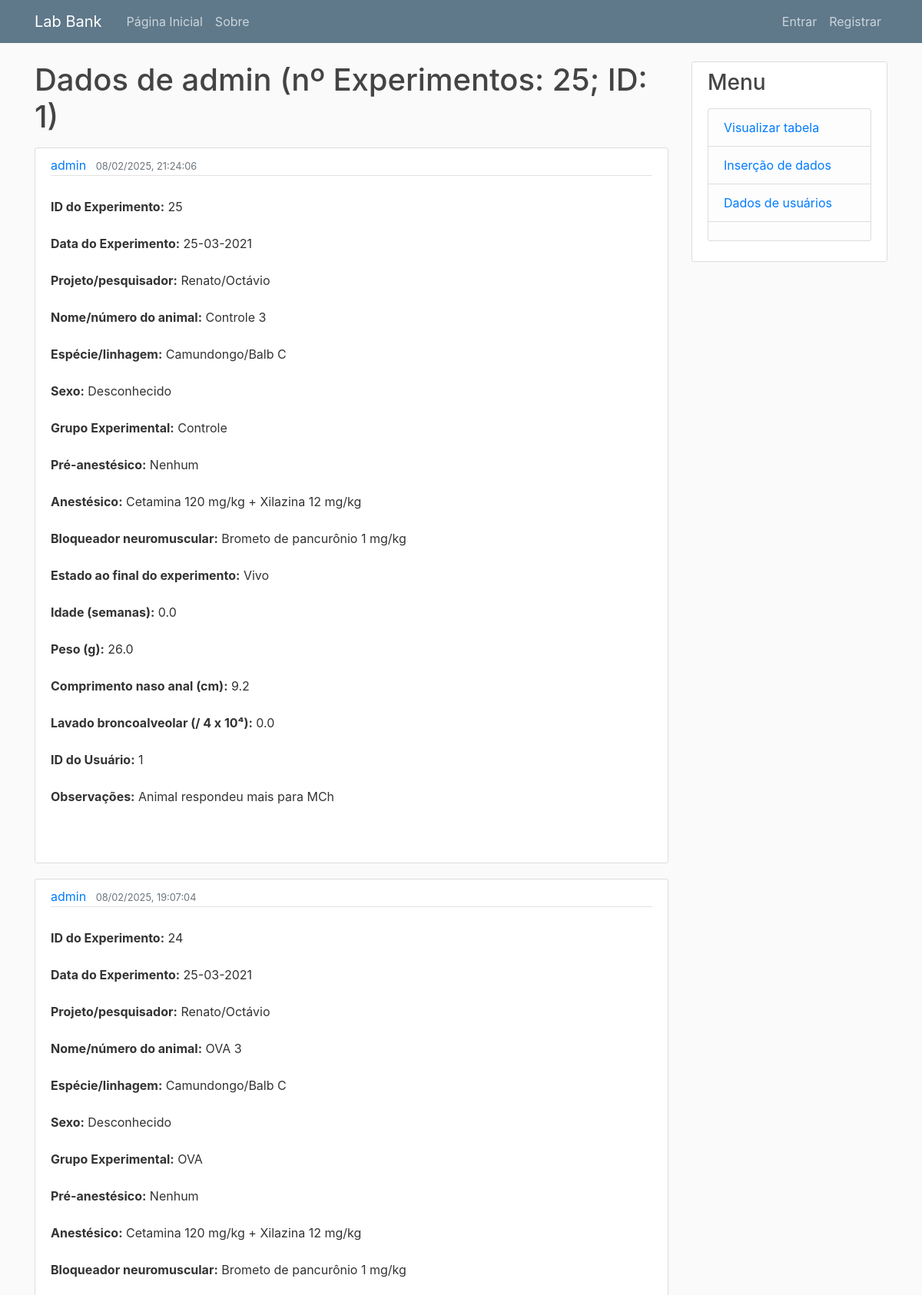
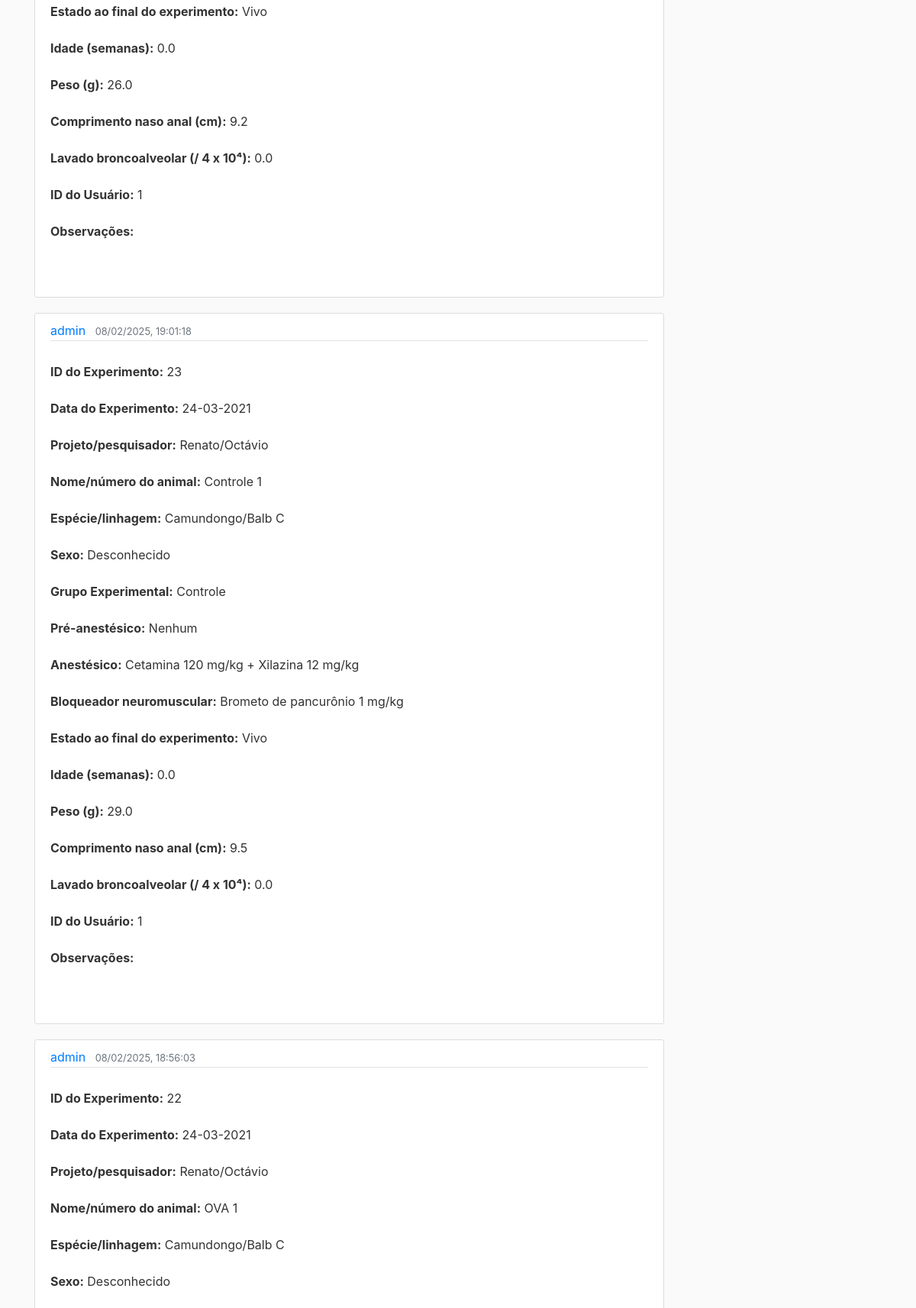
The page /table/admin (upper part) on the database its author committed (2 pictures, top to bottom).
### lab_bank/models.py (models this page shows, shortened)
class User(db.Model, UserMixin):
    id = db.Column(db.Integer, primary_key=True)
    username = db.Column(db.String(100), unique=True, nullable=False)
    email = db.Column(db.String(200), unique=True, nullable=False)
    profile_picture = db.Column(db.String(20), nullable=False, default='default.jpg')
    password = db.Column(db.String(60))
    is_admin = db.Column(db.Boolean, default=False)
    posts = db.relationship('Post', backref='author', lazy=True)
    subjects = db.relationship('Subject', backref='owner', lazy=True)

class Subject(db.Model):
    id = db.Column(db.Integer, primary_key=True)
    date = db.Column(db.Date, nullable=False)
    lineage = db.Column(db.String(50), nullable=False)
    sex = db.Column(db.String(50), nullable=False)
    ova_or_control = db.Column(db.String(50), nullable=False)
    dead_or_alive = db.Column(db.String(50), nullable=False)
    acepromazine = db.Column(db.String(50), nullable=False)
    anesthesic = db.Column(db.String(50), nullable=False)
    neuromuscular_blocker = db.Column(db.String(50), nullable=False)
    age = db.Column(db.Float, nullable=False)
    weight = db.Column(db.Float, nullable=False)
    project = db.Column(db.String(255), nullable=True)
    name_number = db.Column(db.String(255), nullable=True)
    naso_anal_length = db.Column(db.Float, nullable=True)
    bronchoalveolar_lavage = db.Column(db.Float, nullable=True)
    user_id = db.Column(db.Integer, db.ForeignKey('user.id'), nullable=False)
    excel_file_path = db.Column(db.String(255), nullable=True)
    flexivent = db.Column(db.String(50), nullable=False)
    date_created = db.Column(db.DateTime, default=datetime.utcnow)
    observations = db.Column(Text, nullable=True)

### lab_bank/table/routes.py (the view)
@table.route("/table/<string:username>")
def user_subjects(username):
    page = request.args.get('page', 1, type=int)
    user = User.query.filter_by(username=username).first_or_404()
    subjects = Subject.query.filter_by(user_id=user.id).order_by(Subject.id.desc()).paginate(page=page, per_page=7)
    return render_template('user_subjects.html', user=user, title=f'Dados de {username}', subjects=subjects)

### lab_bank/templates/user_subjects.html (shortened to what this page needs)
{% extends 'layout.html' %}
{% block content %}
<h1 class="mb-3"> Dados de {{ user.username }} (nº Experimentos: {{ subjects.total }}; ID: {{ user.id }})</h1>
{% for subject in subjects.items %}
	<article class="media content-section">
		<div class="media-body">
			<div class="article-metadata">
				<a class="mr-2" href="{{ url_for('table.user_subjects', username=subject.owner.username) }}">{{ user.username }}</a>
				<small class="text-muted">{{ subject.date_created.strftime('%d/%m/%Y, %H:%M:%S') }}</small>
			</div>
			<p class="article-content">
				<strong>ID do Experimento:</strong> {{ subject.id }}<br>
				<strong>Data do Experimento:</strong> {{ subject.date.strftime('%d-%m-%Y') if subject.date else 'N/A' }}<br>
				<strong>Projeto/pesquisador:</strong> {{ subject.project }}<br>
				<strong>Nome/número do animal:</strong> {{ subject.name_number }}<br>
				<strong>Espécie/linhagem:</strong> {{ subject.lineage }}<br>
				<strong>Sexo:</strong> {{ subject.sex }}<br>
				<strong>Grupo Experimental:</strong> {{ subject.ova_or_control }}<br>
				<strong>Pré-anestésico:</strong> {{ subject.acepromazine }}<br>
				<strong>Anestésico:</strong> {{ subject.anesthesic }}<br>
				<strong>Bloqueador neuromuscular:</strong> {{ subject.neuromuscular_blocker }}<br>
				<strong>Estado ao final do experimento:</strong> {{ subject.dead_or_alive }}<br>
				<strong>Idade (semanas):</strong> {{ subject.age }}<br>
				<strong>Peso (g):</strong> {{ subject.weight }}<br>
				<strong>Comprimento naso anal (cm):</strong> {{ subject.naso_anal_length }}<br>
				<strong>Lavado broncoalveolar (/ 4 x 10⁴):</strong> {{ subject.bronchoalveolar_lavage }}<br>
				<strong>ID do Usuário:</strong> {{ subject.user_id }}<br>
				<strong>Observações:</strong> {{ subject.observations }}<br>
			</p>
	</article>
{% endfor %}
{% endblock %}

### lab_bank/static/main.css (style rules this page uses)
body { background: #fafafa; color: #333333; margin-top: 5rem; }
h1, h2, h3, h4, h5, h6 { color: #444444; }
.content-section { background: #ffffff; padding: 10px 20px; border: 1px solid #dddddd; border-radius: 3px; margin-bottom: 20px; }
.article-content { white-space: pre-line; }
.article-metadata { padding-bottom: 1px; margin-bottom: 4px; border-bottom: 1px solid #e3e3e3 }

### rows shown on the page
User: username "admin", id "1"
Subject: date_created "08/02/2025, 21:24:06", id "25", date "25-03-2021", project "Renato/Octávio", name_number "Controle 3", lineage "Camundongo/Balb C", sex "Desconhecido", ova_or_control "Controle", acepromazine "Nenhum", anesthesic "Cetamina 120 mg/kg + Xilazina 12 mg/kg", neuromuscular_blocker "Brometo de pancurônio 1 mg/kg", dead_or_alive "Vivo", age "0.0", weight "26.0", naso_anal_length "9.2", bronchoalveolar_lavage "0.0", user_id "1", observations "Animal respondeu mais para MCh"
Subject: date_created "08/02/2025, 19:07:04", id "24", date "25-03-2021", project "Renato/Octávio", name_number "OVA 3", lineage "Camundongo/Balb C", sex "Desconhecido", ova_or_control "OVA", acepromazine "Nenhum", anesthesic "Cetamina 120 mg/kg + Xilazina 12 mg/kg", neuromuscular_blocker "Brometo de pancurônio 1 mg/kg", dead_or_alive "Vivo", age "0.0", weight "26.0", naso_anal_length "9.2", bronchoalveolar_lavage "0.0", user_id "1"
Subject: date_created "08/02/2025, 19:01:18", id "23", date "24-03-2021", project "Renato/Octávio", name_number "Controle 1", lineage "Camundongo/Balb C", sex "Desconhecido", ova_or_control "Controle", acepromazine "Nenhum", anesthesic "Cetamina 120 mg/kg + Xilazina 12 mg/kg", neuromuscular_blocker "Brometo de pancurônio 1 mg/kg", dead_or_alive "Vivo", age "0.0", weight "29.0", naso_anal_length "9.5", bronchoalveolar_lavage "0.0", user_id "1"
Subject: date_created "08/02/2025, 18:56:03", id "22", date "24-03-2021", project "Renato/Octávio", name_number "OVA 1", lineage "Camundongo/Balb C", sex "Desconhecido"

### other values the page prints
{{ subjects.total }} "25"
